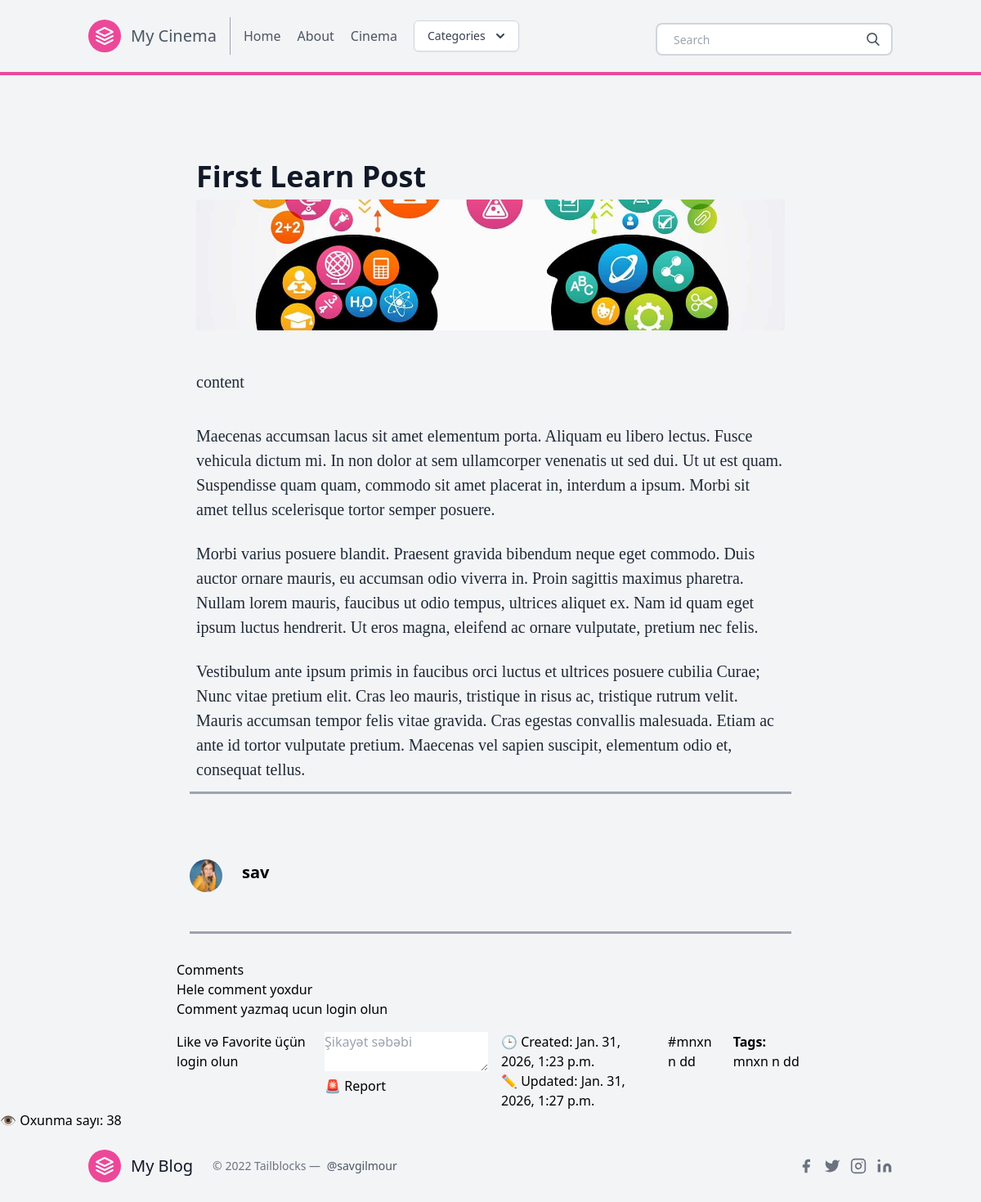
/post/learn-post-1/, run on the app's committed database.
### posts/models.py (models this page shows, shortened)
class Post(models.Model):
    title = models.CharField(max_length=100)
    slug = models.SlugField()
    overview = models.TextField()
    timestamp = models.DateTimeField(auto_now_add=True)
    content = models.TextField()
    author = models.ForeignKey(Author, on_delete=models.CASCADE)
    thumbnail = models.ImageField()
    categories = models.ManyToManyField(Category)
    featured = models.BooleanField()
    views = models.PositiveIntegerField(default=0)
    tags = models.ManyToManyField(Tag, related_name='posts')
    created_at = models.DateTimeField(auto_now_add=True)
    updated_at = models.DateTimeField(auto_now=True)

class Author(models.Model):
    user = models.OneToOneField(User, on_delete=models.CASCADE)
    profile_picture = models.ImageField()
    def __str__(self):
        return self.user.username

class Tag(models.Model):
    title = models.CharField(max_length=30)
    slug = models.SlugField(unique=True)

### posts/views.py (the view, shortened to what this page needs)
# urls.py: path('post/<slug>/', post, name = 'post'),
def post(request, slug):
    post_obj = get_object_or_404(Post, slug=slug)
    post_obj.views += 1
    post_obj.save(update_fields=['views'])
    latest = Post.objects.order_by('-timestamp')[:3]
    comments = post_obj.comments.filter(active=True)
    context = {
        'post': post_obj,
        'latest': latest,
        'comments': comments
    }
    return render(request, 'post.html', context)

### posts/templatetags/markdown_extras.py (called while the page is built)
@register.filter()
@stringfilter
def markdown(value):
    return md.markdown(value, extensions=['markdown.extensions.fenced_code'])

@register.simple_tag
def get_categories():
    return Category.objects.all()[0:3]

### templates/post.html (shortened to what this page needs)
{% extends 'base.html' %}
{% load markdown_extras %}
{% block content %}
<body class="bg-gray-100 font-sans leading-normal tracking-normal">
	<div class="container w-full md:max-w-3xl mx-auto pt-20">
		<div class="w-full px-4 md:px-6 text-xl text-gray-800 leading-normal" style="font-family:Georgia,serif;">
			<div class="font-sans">
						<h1 class="font-bold font-sans break-normal text-gray-900 pt-6 pb-2 text-3xl md:text-4xl">
						{{ post.title }}</h1>
						<img class="h-40 rounded w-full object-cover object-center mb-6" src="{{ post.thumbnail.url }}" alt="content">
			</div>
			<div class="py-6">
			{{ post.content | markdown | safe }}
			</div>
			<ol>
				<li class="py-3">Maecenas accumsan lacus sit amet elementum porta. Aliquam eu libero lectus. Fusce vehicula dictum mi. In non dolor at sem ullamcorper venenatis ut sed dui. Ut ut est quam. Suspendisse quam quam, commodo sit amet placerat in, interdum a ipsum. Morbi sit amet tellus scelerisque tortor semper posuere.</li>
				<li class="py-3">Morbi varius posuere blandit. Praesent gravida bibendum neque eget commodo. Duis auctor ornare mauris, eu accumsan odio viverra in. Proin sagittis maximus pharetra. Nullam lorem mauris, faucibus ut odio tempus, ultrices aliquet ex. Nam id quam eget ipsum luctus hendrerit. Ut eros magna, eleifend ac ornare vulputate, pretium nec felis.</li>
				<li class="py-3">Vestibulum ante ipsum primis in faucibus orci luctus et ultrices posuere cubilia Curae; Nunc vitae pretium elit. Cras leo mauris, tristique in risus ac, tristique rutrum velit. Mauris accumsan tempor felis vitae gravida. Cras egestas convallis malesuada. Etiam ac ante id tortor vulputate pretium. Maecenas vel sapien suscipit, elementum odio et, consequat tellus.</li>
			</ol>
		</div>
		<hr class="border-b-2 border-gray-400 mb-8 mx-4">
		<div class="flex w-full items-center font-sans px-4 py-12">
			<img class="w-10 h-10 rounded-full mr-4" src="{{ post.author.profile_picture.url }}">
			<div class="flex-1 px-2">
				<p class="text-base font-bold text-base md:text-xl leading-none mb-2">
				{{ post.author }}</p>
			</div>
		</div>
		<hr class="border-b-2 border-gray-400 mb-8 mx-4">
     <h3>Comments</h3>
		{% for comment in comments %}
		    <p>
				<strong>{{ comment.user.username }}</strong><br>
				{{ comment.content }}<br>
				<small>{{ comment.created_at }}</small>
			</p>
		{% empty %}
		    <p> Hele comment yoxdur</p>
		{% endfor %}
        {% if user.is_authenticated %}
		    <form method = "post">
				{% csrf_token %}
				<textarea name = "content" required placeholder="fikrinizi yazin"></textarea><br>
				<button type = "submit"> Gonder</button>
			</form>
		{% else %}
		         <p> Comment yazmaq ucun login olun</p>
		{% endif %}
<div class="flex gap-4 mt-4">
{% if user.is_authenticated %}
    <form method="POST" action="{% url 'like-post' post.slug %}">
        {% csrf_token %}
        <button type="submit">
           👍 Like ({{ post.likes.count }})
        </button>
            <button type="submit">
           👎 Dislike ({{ post.dislikes.count }})
        </button>
    </form>
       <form method="POST" action="{% url 'dislike-post' post.slug %}">
    {% csrf_token %}
    <button type="submit">
        👎 Dislike ({{ post.dislikes.count }})
    </button>
</form>
    <form method="POST" action="{% url 'favorite-post' post.slug %}">
        {% csrf_token %}
        <button type="submit">
            ⭐ Favorite ({{ post.favorites.count }})
        </button>
    </form>
{% else %}
    <p>Like və Favorite üçün login olun</p>
{% endif %}
	<form method="post" action="{% url 'report-post' post.slug %}">
    <textarea name="reason" placeholder="Şikayət səbəbi"></textarea>
    <button type="submit">🚨 Report</button>
	</form>
<p>
🕒 Created: {{ post.created_at }} <br>
✏️ Updated: {{ post.updated_at }}
</p>
     {% for tag in post.tags.all %}
   <a href="{% url 'posts-by-tag' tag.slug %}">#{{ tag.title }}</a>
{% endfor %}
	<div class="post-tags">
    <strong>Tags:</strong>
    {% for tag in post.tags.all %}
        <a href="{% url 'posts-by-tag' tag.slug %}" class="tag-link">{{ tag.title }}</a>{% if not forloop.last %}, {% endif %}
    {% empty %}
        <span>No tags</span>
    {% endfor %}
</div>
</div>
	</div>
     <p>
    👁 Oxunma sayı: {{ post.views }}
</p>
{% endblock content %}

### data on the page
Post: title "First Learn Post", thumbnail (picture), content "content", author.profile_picture (picture), author "sav", created_at "Jan. 31, 2026, 1:23 p.m.", updated_at "Jan. 31, 2026, 1:27 p.m.", views "38"
Tag: title "mnxn n dd"
